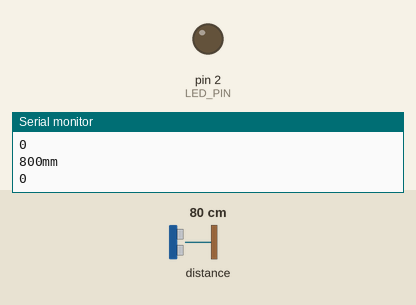
Simulated run of this program. Board: Arduino Pro Mini, built with avr-gcc and run on an emulated ATmega328P. Parts: output pins drawn as LEDs (lit = HIGH), the last lines printed to the serial monitor. Inputs (shaded band) come from the test bench; at power-on: distance to the obstacle 80 cm. No radio packets arrive unless stated; pins used as bus, display or sensor lines are not drawn.

Above: at 8.9 s.
9.0 s: distance to the obstacle set to 2 cm
At 16.18 s:
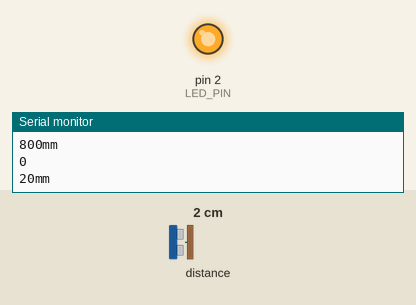
Timing chart, 0 to 17.7 s (numbered marks = the images above; inputs shaded):
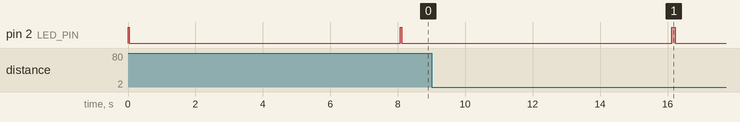

The program:

main.cpp
```cpp
// (licence header left out)
#include <Arduino.h>
#include "VL53L0X.h"
#include "LowPower.h"
#include <SPI.h>
#include <nRF24L01.h>
#include <RF24.h>

#define LED_PIN 2
#define RF24_VCC_PIN A0
#define RF24_CE_PIN 9
#define RF24_CSN_PIN 10
#define TOF_VCC_PIN A1

RF24 radio(RF24_CE_PIN, RF24_CSN_PIN); // CE, CSN
uint32_t updateCounter = 0;

void setup()
{
    Serial.begin(9600);
    Serial.println("RF24_CHANNEL: " + String(RF24_CHANNEL));
    Serial.println("SENSOR_IDX: " + String(SENSOR_IDX));
    Serial.println("MAX_DISTANCE_MM: " + String(MAX_DISTANCE_MM));

    pinMode(LED_PIN, OUTPUT);
    pinMode(RF24_VCC_PIN, OUTPUT);
    pinMode(TOF_VCC_PIN, OUTPUT);

    Serial.println("started");
}

int32_t getSensorState()
{
    int32_t result = 0;
    digitalWrite(TOF_VCC_PIN, HIGH);
    {
        int32_t maxDist = 0;
        for (uint32_t i = 0; i < 3; i++)
        {
            VL53L0X sensor;
            Wire.begin();
            if (sensor.init())
            {
                sensor.setTimeout(500);
                sensor.writeReg(0x80, 0x01);
                int32_t dist = (int32_t)sensor.readRangeSingleMillimeters();
                dist = min(2000, dist);
                Serial.print(dist);
                Serial.println("mm");
                maxDist = max(maxDist, dist);
                if (dist >= MAX_DISTANCE_MM)
                {
                    break;
                }
            }
            else
            {
                Serial.println("Sensor init failed");
            }
        }

        if (maxDist > 0 && maxDist < MAX_DISTANCE_MM)
        {
            result = 1;
        }
    }
    digitalWrite(TOF_VCC_PIN, LOW);
    pinMode(A4, INPUT);
    pinMode(A5, INPUT);

    return result;
}

bool sendState(int32_t state)
{
    int success = 0;
    digitalWrite(RF24_VCC_PIN, HIGH);
    {
        uint64_t address = static_cast<uint64_t>(RF24_BASE_ADDRESS) + SENSOR_IDX;

        radio.begin();
        radio.setRetries(15, 15);
        radio.setDataRate(RF24_250KBPS);
        radio.setPALevel(RF24_PA_MAX);
        radio.setChannel(RF24_CHANNEL);
        radio.setPayloadSize(sizeof(int32_t));
        radio.openWritingPipe(address);
        radio.stopListening();

        Serial.print("sending");
        auto endTime = millis() + 20000;
        while(millis() < endTime && success < 2)
        {
            Serial.print(".");
            if (radio.write(&state, sizeof(state)))
            {
                success++;
            }
            delay(1);
        }
        Serial.println(success > 1 ? " success" : " timeout");
        radio.powerDown();
    }
    digitalWrite(RF24_VCC_PIN, LOW);
    return success > 1;
}

void loop()
{
    bool error = false;
    int32_t sensorState = -1;
    digitalWrite(LED_PIN, HIGH);
    {
        updateCounter++;
        updateCounter = min(updateCounter, HEARTBEAT_INTERVAL);

        sensorState = getSensorState();
        Serial.println(sensorState);
        if (sensorState != 0 || updateCounter >= HEARTBEAT_INTERVAL)
        {
            if (sendState(sensorState))
            {
                updateCounter = 0;
            }
            else
            {
                error = true;
            }
        }
    }
    if (error)
    {
        digitalWrite(LED_PIN, LOW);
        delay(100);
        digitalWrite(LED_PIN, HIGH);
        delay(100);
    }
    digitalWrite(LED_PIN, LOW);

    Serial.flush();

    LowPower.powerDown(SLEEP_8S, ADC_OFF, BOD_OFF);
}
```
